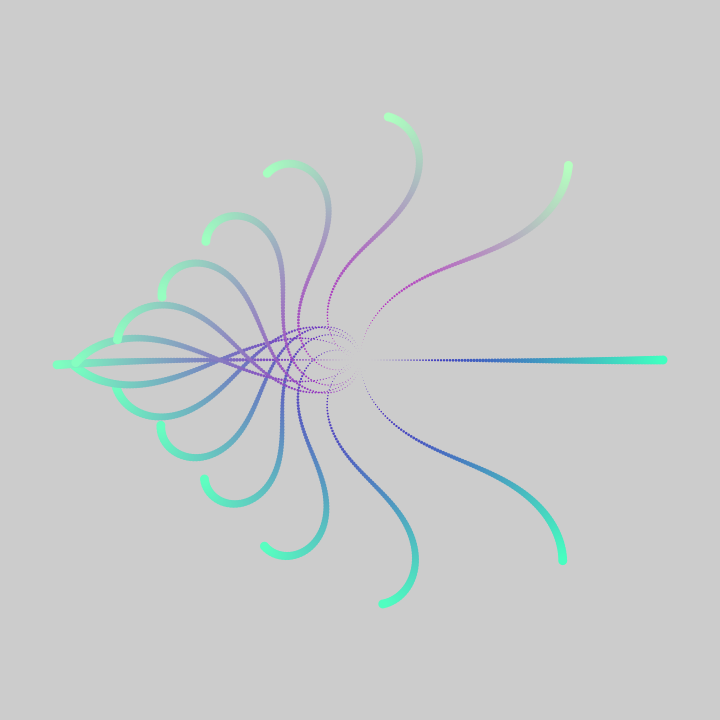
Frame 1 (no input)
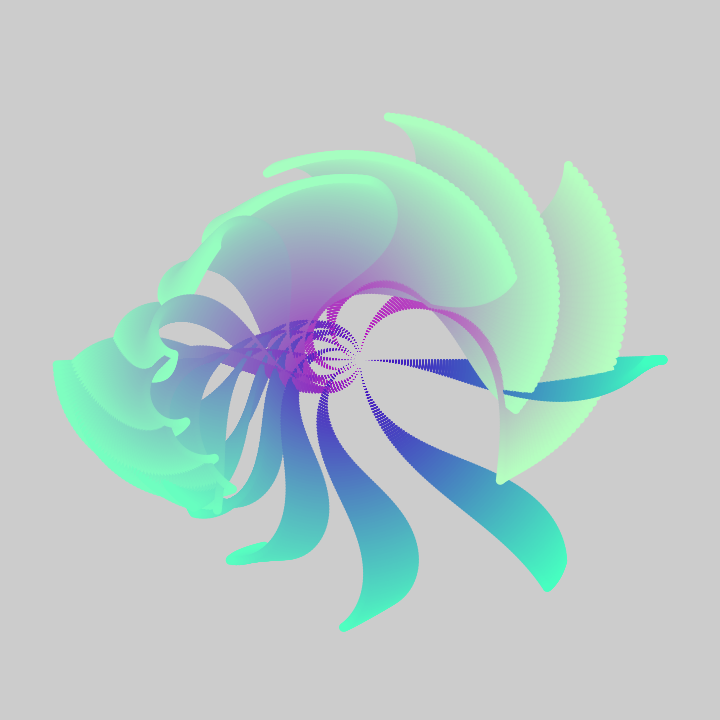
Frame 60 (the mouse pressed at the canvas centre just before this capture)
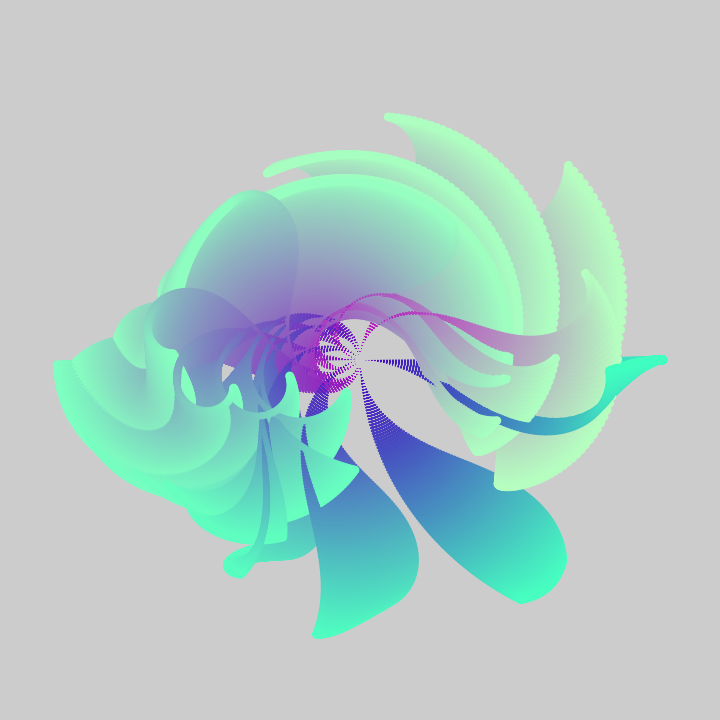
Frame 120 (the mouse held since frame 60 and released just before this capture)

The Processing sketch that drew these frames (run headless with seeded random() and noise(); from frame 60 on, the mouse is pressed at the canvas centre):

// Processing sketch: Tentacles
// ── Tentacles.pde
// https://twitter.com/Hau_kun/status/1248949717930631168
float t,r,d,x,y,a;

void setup()
{
	size(720,720);
	noStroke();
	pixelDensity(displayDensity());
}
void draw()
{
	clear();
	t+=.005;
	for( r=0; r<TAU; r+=PI/8)
	{
		x = y = 360;
		for( d=0; d<1; d+=.01)
		{
			fill( r * 20 + 64, d * 255, 192);
			circle(
				x += cos(
					r + (a = bezierTangent( 0, sin(r), sin(t), sin(r+r*t), d ))
				)*3,
				y += sin(r+a)*3,
				d*9
			);
		}
	}
}
